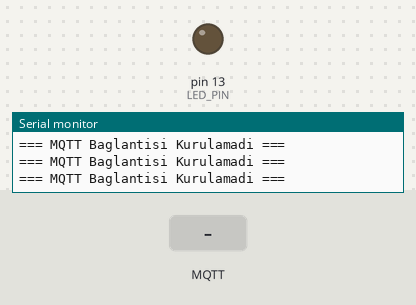
Simulated run of this sketch. Board: Arduino Uno, built with avr-gcc and run on an emulated ATmega328P. Parts: output pins drawn as LEDs (lit = HIGH), the last lines printed to the serial monitor. The inputs (shaded band) are chosen by the test bench. No MQTT or app messages arrive unless stated.

Above: at 7.2 s.
7.3 s: MQTT message "1" arrives on the first subscribed topic
At 10.24 s:
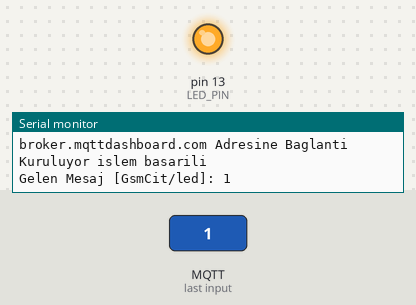
10.3 s: MQTT message "0" arrives on the first subscribed topic
At 11.4 s:
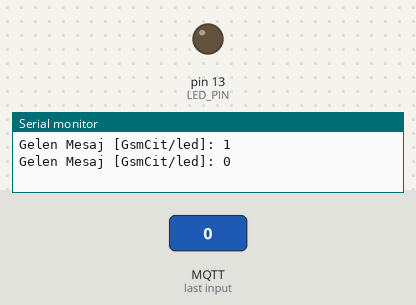
11.8 s: MQTT message "2" arrives on the first subscribed topic
At 12.6 s:
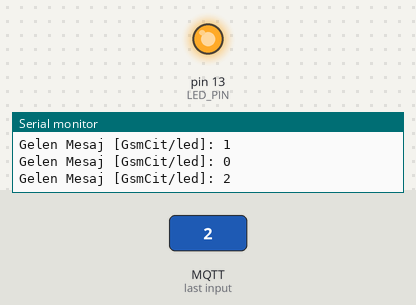
Timing chart, 0 to 14.8 s (numbered marks = the images above; inputs shaded):
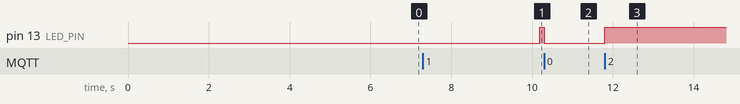

Measured:
- after the input at 7.3 s, pin 13 (LED_PIN): LOW → HIGH after 2.9 s
- after the input at 10.3 s, pin 13 (LED_PIN): HIGH → LOW at once
- after the input at 11.8 s, pin 13 (LED_PIN): LOW → HIGH at once

The sketch:

GSM_MQTT.ino
```cpp
#define TINY_GSM_MODEM_SIM808

#include <TinyGsmClient.h>
#include <PubSubClient.h>
#include <SoftwareSerial.h>

#define SerialMon Serial
#define TINY_GSM_DEBUG SerialMon
#define LED_PIN 13

// Tum AT Commandlari gormek icin tanimalama gerceklestirilmeli
// #define DUMP_AT_COMMANDS

uint32_t lastReconnectAttempt = 0;
int ledStatus = LOW;

SoftwareSerial SerialAT(2, 3);  // RX, TX

//AutoBaud min max degerleri
//Dogru AutoBaud degeri bulunduktan sonra
//Production asamasinda modem.SetBaud() kullanilmalidir
#define GSM_AUTOBAUD_MIN 9600
#define GSM_AUTOBAUD_MAX 115200

// Add a reception delay, if needed.
// This may be needed for a fast processor at a slow baud rate.
// #define TINY_GSM_YIELD() { delay(2); }

#define TINY_GSM_USE_GPRS true

//Sim kart icin pin numarasi
#define GSM_PIN ""

//GPRS Baglanti Ayarlari
const char apn[]      = "internet";
const char gprsUser[] = "";
const char gprsPass[] = "";

// MQTT Broker Adres Ayari
const char* broker = "broker.mqttdashboard.com";

//MQTT Brokerinda pub ve sub topicleri
const char* topicLed       = "GsmCit/led";
const char* topicInit      = "GsmCit/init";
const char* topicLedStatus = "GsmCit/ledStatus";

#ifdef DUMP_AT_COMMANDS
#include <StreamDebugger.h>
StreamDebugger debugger(SerialAT, SerialMon);
TinyGsm        modem(debugger);
#else
TinyGsm        modem(SerialAT);
#endif

TinyGsmClient client(modem);
PubSubClient  mqtt(client);

void mqttCallback(char* topic, byte* payload, unsigned int len) {
  SerialMon.print("Gelen Mesaj [");
  SerialMon.print(topic);
  SerialMon.print("]: ");
  SerialMon.write(payload, len);
  SerialMon.println();

  //Gelen mesajin topic kontrolu
  if (String(topic) == topicLed) {
    ledStatus = !ledStatus;
    digitalWrite(LED_PIN, ledStatus);
    mqtt.publish(topicLedStatus, ledStatus ? "1" : "0");
  }
}

boolean mqttConnect() {
  SerialMon.print(broker);
  SerialMon.print(" Adresine Baglanti Kuruluyor");

  // Connect to MQTT Broker
  boolean status = mqtt.connect("GsmClientTest");

  // Authentication icin bu fonksiyon kullanilmalidir
  // boolean status = mqtt.connect("GsmClientName", "mqtt_user", "mqtt_pass");

  if (status == false) {
    SerialMon.println(" hata olustu");
    return false;
  }
  SerialMon.println(" islem basarili");
  mqtt.publish(topicInit, "GsmClientTest baslatildi");
  mqtt.subscribe(topicLed);
  return mqtt.connected();
}


void setup() {
  SerialMon.begin(115200);
  delay(10);

  pinMode(LED_PIN, OUTPUT);

  // !!!!!!!!!!!
  // Set your reset, enable, power pins here
  // !!!!!!!!!!!

  SerialMon.println("Bekleniyor...");

  // Set GSM module baud rate
  TinyGsmAutoBaud(SerialAT, GSM_AUTOBAUD_MIN, GSM_AUTOBAUD_MAX);
  SerialAT.begin(9600);
  delay(6000);

  // Restart takes quite some time
  // To skip it, call init() instead of restart()
  SerialMon.println("Modem baslatiliyor...");
  //modem.restart();
  modem.init();

  String modemInfo = modem.getModemInfo();
  SerialMon.print("Modem Bilgisi: ");
  SerialMon.println(modemInfo);

#if TINY_GSM_USE_GPRS
  //PIN numarasi aktif ise unlock islemi icin gerekli ifdef
  if (GSM_PIN && modem.getSimStatus() != 3) { modem.simUnlock(GSM_PIN); }
#endif

  SerialMon.print("Ag baglantisi bekleniyor...");
  if (!modem.waitForNetwork()) {
    SerialMon.println(" hata olustu");
    delay(10000);
    return;
  }
  SerialMon.println(" basarili");

#if TINY_GSM_USE_GPRS
  SerialMon.print(F("GPRS Baglantisi Kuruluyor... "));
  SerialMon.print(apn);
  if (!modem.gprsConnect(apn, gprsUser, gprsPass)) {
    SerialMon.println(" hata olustu");
    delay(10000);
    return;
  }
  SerialMon.println(" basarili");

  if (modem.isGprsConnected()) { SerialMon.println("GPRS Baglantisi Saglandi"); }
#endif

  //MQTT Broker Detaylari
  mqtt.setServer(broker, 1883);
  mqtt.setCallback(mqttCallback);
}

void loop() {
    //GPRS Baglanti Kontrolu
    if (!modem.isGprsConnected()) {
      SerialMon.println("GPRS disconnected!");
      SerialMon.print(F("Connecting to "));
      SerialMon.print(apn);
      if (!modem.gprsConnect(apn, gprsUser, gprsPass)) {
        SerialMon.println(" fail");
        delay(10000);
        return;
      }
  }
  if (!mqtt.connected()) {
    SerialMon.println("=== MQTT Baglantisi Kurulamadi ===");
    // Reconnect every 10 seconds
    uint32_t t = millis();
    if (t - lastReconnectAttempt > 10000L) {
      lastReconnectAttempt = t;
      if (mqttConnect()) { lastReconnectAttempt = 0; }
    }
    delay(100);
    return;
  }

  mqtt.loop();
}
```
